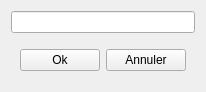
<?xml version="1.0" encoding="UTF-8"?>
<ui version="4.0">
 <class>authentification</class>
 <widget class="QWidget" name="authentification">
  <property name="geometry">
   <rect>
    <x>0</x>
    <y>0</y>
    <width>202</width>
    <height>92</height>
   </rect>
  </property>
  <property name="windowTitle">
   <string>Form</string>
  </property>
  <layout class="QVBoxLayout" name="verticalLayout">
   <item>
    <widget class="QLineEdit" name="lineEdit"/>
   </item>
   <item>
    <widget class="QWidget" name="widget" native="true">
     <layout class="QHBoxLayout" name="horizontalLayout">
      <item>
       <widget class="QPushButton" name="pushButton">
        <property name="text">
         <string>Ok</string>
        </property>
       </widget>
      </item>
      <item>
       <widget class="QPushButton" name="pushButton_2">
        <property name="text">
         <string>Annuler</string>
        </property>
       </widget>
      </item>
     </layout>
    </widget>
   </item>
  </layout>
 </widget>
 <resources/>
 <connections/>
</ui>
